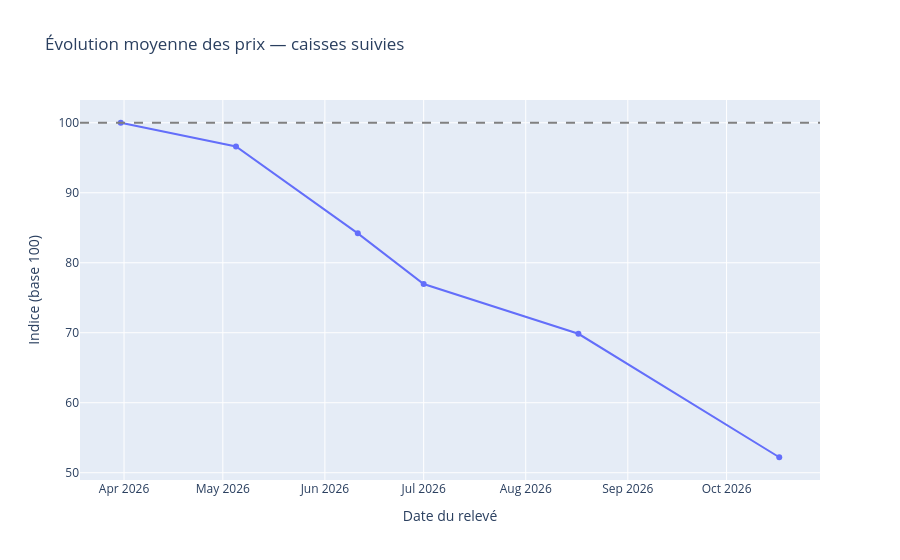

Write notebook code for a chart like this one.
### Markdown cell above
## 3. Vue macro — indice moyen des caisses suivies

La comparaison macro utilise une **cohorte fixe** : toutes les caisses suivies doivent avoir un relevé à la date de base commune. Leurs prix sont ramenés à un indice 100 à cette date, puis moyennés à poids égal. Cette méthode évite qu'une nouvelle caisse ou une caisse chère ne modifie artificiellement la composition de l'indice. La date de base est affichée dans le calcul.

### Code cell
prices = prices.copy()
# Indice micro : base 100 à la première observation propre à chaque caisse.
prices["index_100"] = prices["unit_price"] / prices.groupby("case_name")["unit_price"].transform("first") * 100

# Indice macro comparable : cohorte fixe, base commune à la première date où
# toutes les caisses suivies ont un relevé. Cela évite un biais de composition.
case_count = prices["case_name"].nunique()
counts_by_date = prices.groupby("date")["case_name"].nunique()
complete_dates = counts_by_date[counts_by_date == case_count].index
if len(complete_dates) == 0:
    raise ValueError("Aucune date ne contient un relevé pour toutes les caisses suivies.")
macro_base_date = min(complete_dates)
macro_base = prices.loc[prices.date == macro_base_date, ["case_name", "unit_price"]].set_index("case_name")["unit_price"]
macro_cohort = prices.loc[prices.date >= macro_base_date].copy()
macro_cohort["cohort_index"] = macro_cohort.apply(
    lambda row: row.unit_price / macro_base[row.case_name] * 100, axis=1
)
macro_index = (macro_cohort.groupby("date")
    .agg(equal_weight_index=("cohort_index", "mean"), cases_observed=("case_name", "nunique"))
    .reset_index())
macro_index = macro_index[macro_index.cases_observed == case_count]
fig = go.Figure()
fig.add_trace(go.Scatter(x=macro_index.date, y=macro_index.equal_weight_index,
                         mode="lines+markers", name="Indice moyen (base 100)",
                         customdata=macro_index[["cases_observed"]],
                         hovertemplate="%{x|%d %b %Y}<br>Indice: %{y:.1f}<br>Caisses observées: %{customdata[0]}<extra></extra>"))
fig.add_hline(y=100, line_dash="dash", line_color="gray")
fig.update_layout(title="Évolution moyenne des prix — caisses suivies",
                  xaxis_title="Date du relevé", yaxis_title="Indice (base 100)", hovermode="x unified")
fig.show()
display(macro_index.tail(10))

### Figure 1 — Plotly figure (JSON) as saved in the notebook; plotly's stock layout.template omitted (floating-point values rounded to 4 significant figures)
{"data": [{"customdata": [[13], [13], [13], [13], [13], [13]], "hovertemplate": "%{x|%d %b %Y}<br>Indice: %{y:.1f}<br>Caisses observées: %{customdata[0]}<extra></extra>", "mode": "lines+markers", "name": "Indice moyen (base 100)", "type": "scatter", "x": ["2026-03-31T00:00:00.000000", "2026-05-05T00:00:00.000000", "2026-06-11T00:00:00.000000", "2026-07-01T00:00:00.000000", "2026-08-17T00:00:00.000000", "2026-10-17T00:00:00.000000"], "y": [100.0, 96.61, 84.2, 76.97, 69.85, 52.21]}], "layout": {"hovermode": "x unified", "shapes": [{"line": {"color": "gray", "dash": "dash"}, "type": "line", "x0": 0, "x1": 1, "xref": "x domain", "y0": 100, "y1": 100, "yref": "y"}], "title": {"text": "Évolution moyenne des prix — caisses suivies"}, "xaxis": {"title": {"text": "Date du relevé"}}, "yaxis": {"title": {"text": "Indice (base 100)"}}}}
